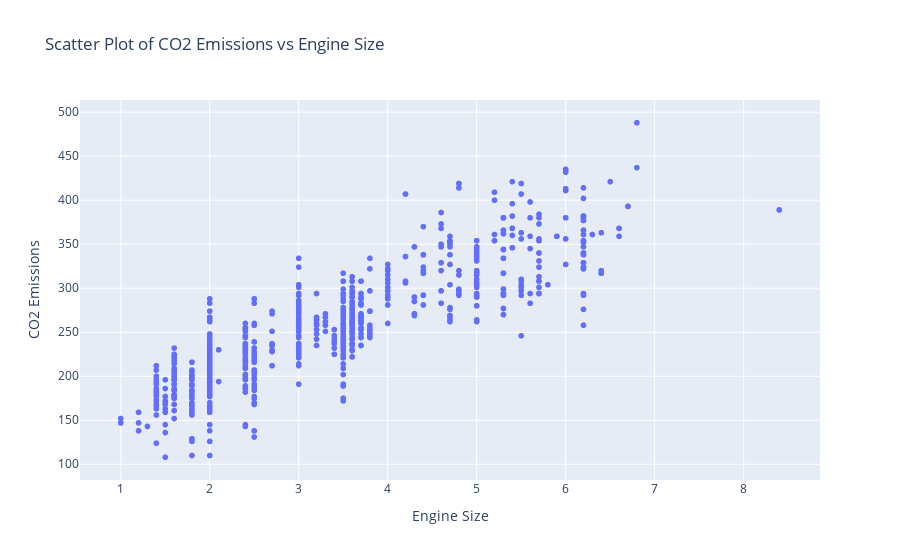

Here is the notebook cell this chart was saved with:
### Markdown cell above
## How does linear regression work?

### Code cell
import plotly.express as px

# Create a scatter plot using Plotly
fig = px.scatter(numerical_df, x='ENGINESIZE', y='CO2EMISSIONS', 
                 title='Scatter Plot of CO2 Emissions vs Engine Size',
                 labels={'ENGINESIZE': 'Engine Size', 'CO2EMISSIONS': 'CO2 Emissions'})

# Show the plot
fig.show()

### Figure 1 — Plotly figure (JSON) as saved in the notebook; plotly's stock layout.template omitted (floating-point values rounded to 4 significant figures; data arrays with more than 128 entries replaced by an {"elided": "..."} marker saying what was removed)
{"data": [{"hoverlabel": {"namelength": 0}, "hovertemplate": "Engine Size=%{x}<br>CO2 Emissions=%{y}", "legendgroup": "", "marker": {"color": "#636efa", "symbol": "circle"}, "mode": "markers", "name": "", "showlegend": false, "type": "scattergl", "x": {"elided": "1067 float values"}, "xaxis": "x", "y": {"elided": "1067 int values"}, "yaxis": "y"}], "layout": {"legend": {"tracegroupgap": 0}, "title": {"text": "Scatter Plot of CO2 Emissions vs Engine Size"}, "xaxis": {"anchor": "y", "domain": [0, 1], "title": {"text": "Engine Size"}}, "yaxis": {"anchor": "x", "domain": [0, 1], "title": {"text": "CO2 Emissions"}}}}
